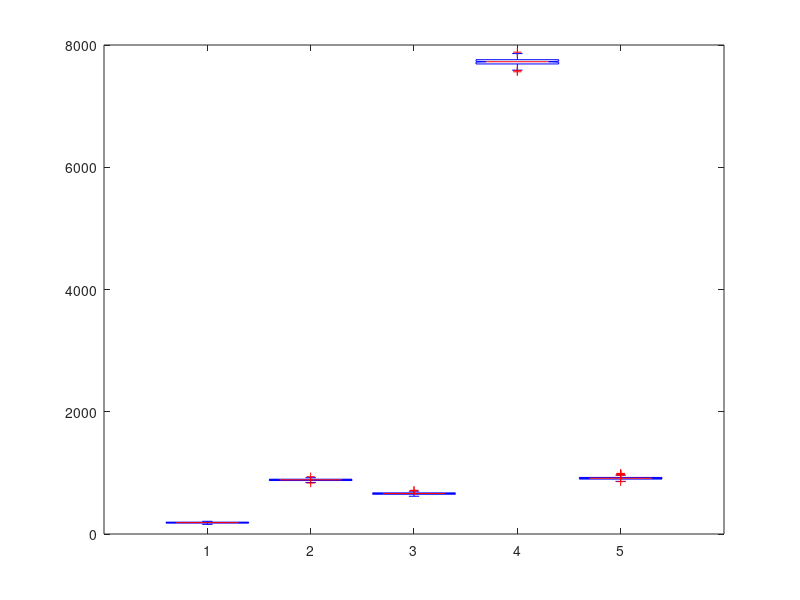
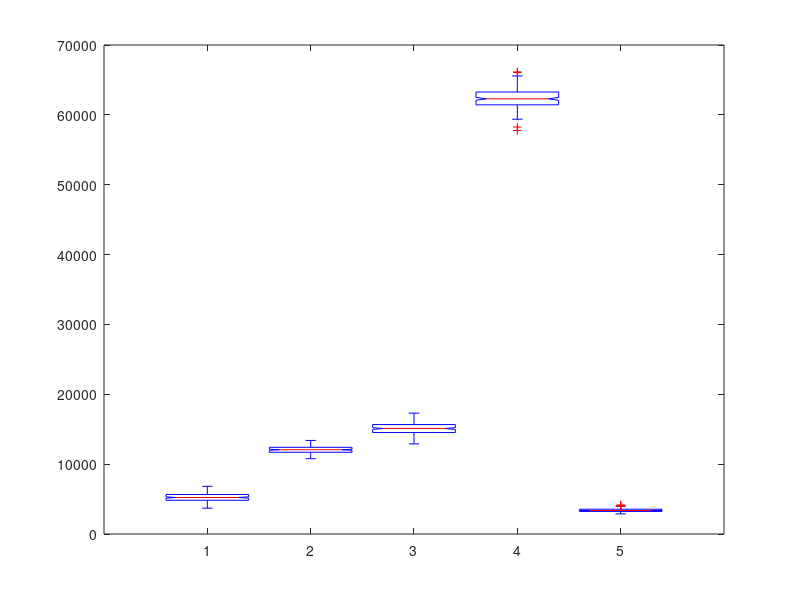
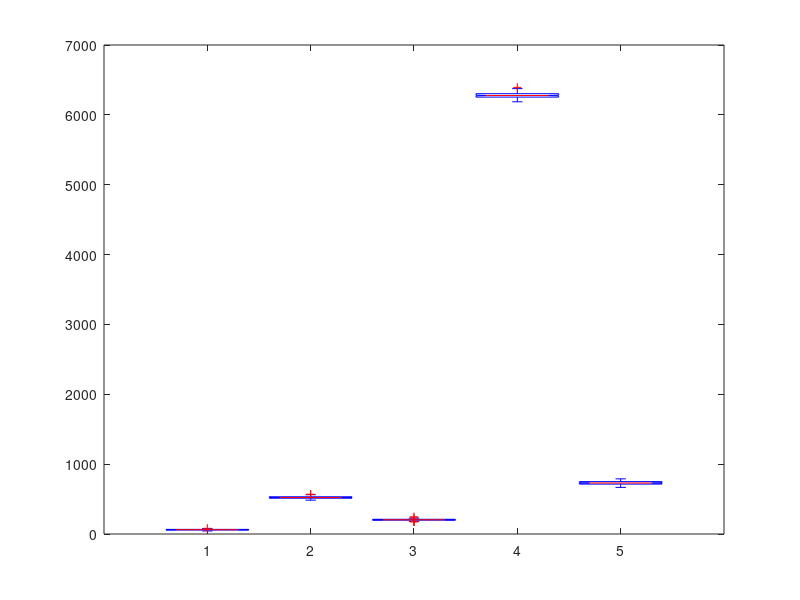
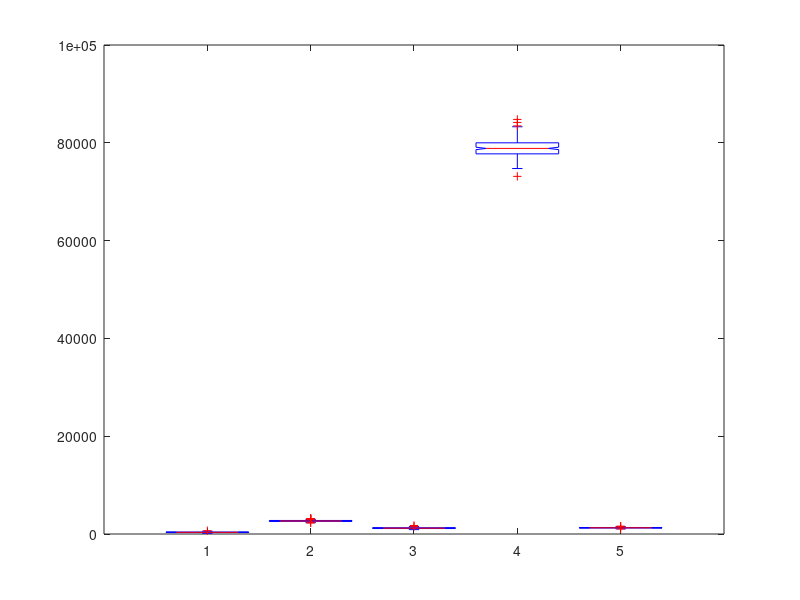

Reproduce these figures in MATLAB, in order. (Note: this script raises an error after producing the figures.)
%% Model comparison: usage and collisions by room type
% Loads the usage and collision statistics produced by each model, tests
% whether outcome depends on room type, ranks the room types, and compares
% those rankings against the survey rankings using Kendall tau distance.

clearvars; close all; clc;
resultsDir = fullfile(fileparts(mfilename('fullpath')), '..', 'results');
if ~isfolder(resultsDir), mkdir(resultsDir); end

load("diaries.mat", "diaryPatterns")

%% Load model use and collision data
% Each file holds useData and collisionData, both 200 x 13: iterations by
% room type. useData is person-hours, collisionData is co-occurrence counts.

load('fullModel_data.mat')
fmUseData = useData;
fmColData = collisionData;

load('eqProbModel_data.mat')
epUseData = useData;
epColData = collisionData;

load('randTopModel_data.mat')
rtUseData = useData;
rtColData = collisionData;

modelLabels = ["Full Model", "Equal Probability", "Random Topology"];

%% Kruskal-Wallis tests and multiple comparisons
% Columns 3, 4, 5, 6 and 8 are the five room types the survey asked about:
% community assembly, stairs, elevator, hallway, bathroom.
surveyCols = [3 4 5 6 8];

[p, tbl, stats] = kruskalwallis(fmUseData(:,surveyCols));
c = multcompare(stats);

[p, tbl, stats] = kruskalwallis(fmColData(:,surveyCols));
c = multcompare(stats);

%%

[p, tbl, stats] = kruskalwallis(epUseData(:,surveyCols));
c = multcompare(stats);

[p, tbl, stats] = kruskalwallis(epColData(:,surveyCols));
c = multcompare(stats);

%%

[p, tbl, stats] = kruskalwallis(rtUseData(:,surveyCols));
c = multcompare(stats);

[p, tbl, stats] = kruskalwallis(rtColData(:,surveyCols));
c = multcompare(stats);

%% Ranking distances from the survey
% Each vector below is an ORDERING: position k holds the code of the room type
% ranked kth, from least to most. Codes are C = 1, S = 2, E = 3, H = 4, B = 5.
%
% Kendall tau distance is defined over pairs of ITEMS - for each pair, do the
% two rankings disagree about which comes first - so it needs each ranking as a
% rank vector, r(item) = the position that item holds. The orderings below are
% converted with toRanks before the distance is taken. Passing the orderings
% straight in would compare room-type codes at matching positions, which is a
% different and meaningless quantity.
%
%   survey_use = [C S E B H];   survey_col = [B S E C H];
%   fm_use     = [C E S B H];   fm_col     = [B C S E H];
%   ep_use     = [C E S B H];   ep_col     = [C E B S H];
%   rt_use     = [C E S B H];   rt_col     = [C S B E H];

survey_use = [1 2 3 5 4];
survey_col = [5 2 3 1 4];

fm_use = [1 3 2 5 4];
fm_col = [5 1 2 3 4];

ep_use = [1 3 2 5 4];
ep_col = [1 3 5 2 4];

rt_use = [1 3 2 5 4];
rt_col = [1 2 5 3 4];

use_rankings = {fm_use, ep_use, rt_use};
col_rankings = {fm_col, ep_col, rt_col};

toRanks = @(ordering) accumarray(ordering(:), (1:numel(ordering))');

for i = 1:length(use_rankings)
    use_dist = kendallTauDistance(toRanks(survey_use), toRanks(use_rankings{i}));
    col_dist = kendallTauDistance(toRanks(survey_col), toRanks(col_rankings{i}));
    disp(modelLabels(i) + " Ranking Distance from Survey:")
    disp("usage ranking distance is: " + use_dist)
    disp("collision ranking distance is: " + col_dist)
end

%% Mean usage by room type, all models
% Friend's dorm (row 2) is dropped: no node carries that room type, so every
% model reports zero for it.
useKeep = setdiff(1:13, 2);
useLabels = {'My dorm','Comm. Assembly','Stairs','Elevators','Hallways', ...
    'Kitchens','Bathrooms','LLC Lounges','Mezzanine','Other','Outside','Lounges'};

combinedUseDataMean = [mean(fmUseData)' mean(epUseData)' mean(rtUseData)'];
combinedUseDataSd   = [std(fmUseData)'  std(epUseData)'  std(rtUseData)'];
combinedUseDataMean = combinedUseDataMean(useKeep,:);
combinedUseDataSd   = combinedUseDataSd(useKeep,:);

figure
b = bar(combinedUseDataMean);
hold on
for k = 1:size(combinedUseDataMean,2)
    errorbar(b(k).XEndPoints, combinedUseDataMean(:,k), combinedUseDataSd(:,k), ...
        'k', 'linestyle', 'none');
end
hold off
xlabel('Room type', 'FontSize', 20);
xticklabels(useLabels)
ylabel('Average total time (hrs) spent in room type', 'FontSize', 20);
title('Comparison of average total use time across models', 'FontSize', 24)
legend(modelLabels, 'FontSize', 18);
set(gcf,'PaperPosition',[0,0,11,8.5]);
print('-dpng',fullfile(resultsDir,'meanUseModelComp.png'))

%% Mean collisions by room type, all models
% Friend's dorm, other and outside (rows 2, 11, 12) are dropped: collisions
% there are not meaningful for the same reason.
colKeep = setdiff(1:13, [2 11 12]);
colLabels = {'My dorm','Comm. Assembly','Stairs','Elevators','Hallways', ...
    'Kitchens','Bathrooms','LLC Lounges','Mezzanine','Lounges'};

combinedColDataMean = [mean(fmColData)' mean(epColData)' mean(rtColData)'];
combinedColDataSd   = [std(fmColData)'  std(epColData)'  std(rtColData)'];
combinedColDataMean = combinedColDataMean(colKeep,:);
combinedColDataSd   = combinedColDataSd(colKeep,:);

figure
b = bar(combinedColDataMean);
hold on
for k = 1:size(combinedColDataMean,2)
    errorbar(b(k).XEndPoints, combinedColDataMean(:,k), combinedColDataSd(:,k), ...
        'k', 'linestyle', 'none');
end
hold off
xlabel('Room type', 'FontSize', 20);
xticklabels(colLabels)
ylabel('Average number of collisions in room type', 'FontSize', 20);
title('Comparison of average number of collisions across models', 'FontSize', 24)
legend(modelLabels, 'FontSize', 18);
set(gcf,'PaperPosition',[0,0,11,8.5]);
print('-dpng',fullfile(resultsDir,'meanColModelComp.png'))
